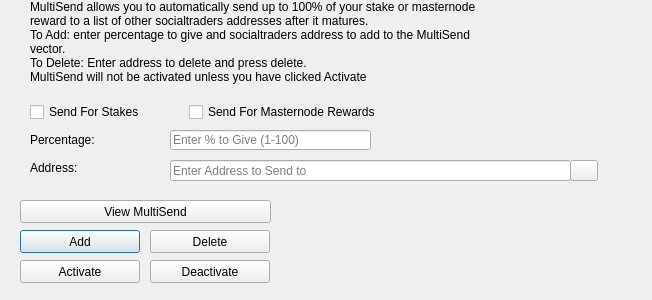
<?xml version="1.0" encoding="UTF-8"?>
<ui version="4.0">
 <class>MultiSendDialog</class>
 <widget class="QDialog" name="MultiSendDialog">
  <property name="windowModality">
   <enum>Qt::NonModal</enum>
  </property>
  <property name="geometry">
   <rect>
    <x>0</x>
    <y>0</y>
    <width>652</width>
    <height>300</height>
   </rect>
  </property>
  <property name="windowTitle">
   <string>MultiSend</string>
  </property>
  <widget class="QLineEdit" name="multiSendPercentEdit">
   <property name="geometry">
    <rect>
     <x>170</x>
     <y>130</y>
     <width>201</width>
     <height>20</height>
    </rect>
   </property>
   <property name="toolTip">
    <string>Enter whole numbers 1 - 100</string>
   </property>
   <property name="placeholderText">
    <string>Enter % to Give (1-100)</string>
   </property>
  </widget>
  <widget class="QLineEdit" name="multiSendAddressEdit">
   <property name="geometry">
    <rect>
     <x>170</x>
     <y>160</y>
     <width>401</width>
     <height>21</height>
    </rect>
   </property>
   <property name="toolTip">
    <string/>
   </property>
   <property name="placeholderText">
    <string>Enter Address to Send to</string>
   </property>
  </widget>
  <widget class="QLabel" name="label_2">
   <property name="geometry">
    <rect>
     <x>30</x>
     <y>0</y>
     <width>451</width>
     <height>121</height>
    </rect>
   </property>
   <property name="lineWidth">
    <number>1</number>
   </property>
   <property name="text">
    <string>MultiSend allows you to automatically send up to 100% of your stake or masternode reward to a list of other socialtraders addresses after it matures.
To Add: enter percentage to give and socialtraders address to add to the MultiSend vector.
To Delete: Enter address to delete and press delete.
MultiSend will not be activated unless you have clicked Activate</string>
   </property>
   <property name="alignment">
    <set>Qt::AlignLeading|Qt::AlignLeft|Qt::AlignTop</set>
   </property>
   <property name="wordWrap">
    <bool>true</bool>
   </property>
  </widget>
  <widget class="QLabel" name="message">
   <property name="geometry">
    <rect>
     <x>290</x>
     <y>200</y>
     <width>351</width>
     <height>91</height>
    </rect>
   </property>
   <property name="text">
    <string/>
   </property>
  </widget>
  <widget class="QPushButton" name="addButton">
   <property name="geometry">
    <rect>
     <x>20</x>
     <y>230</y>
     <width>120</width>
     <height>23</height>
    </rect>
   </property>
   <property name="toolTip">
    <string/>
   </property>
   <property name="statusTip">
    <string>Add to MultiSend Vector</string>
   </property>
   <property name="text">
    <string>Add</string>
   </property>
  </widget>
  <widget class="QPushButton" name="disableButton">
   <property name="geometry">
    <rect>
     <x>150</x>
     <y>260</y>
     <width>120</width>
     <height>23</height>
    </rect>
   </property>
   <property name="statusTip">
    <string>Deactivate MultiSend</string>
   </property>
   <property name="text">
    <string>Deactivate</string>
   </property>
  </widget>
  <widget class="QPushButton" name="addressBookButton">
   <property name="geometry">
    <rect>
     <x>570</x>
     <y>160</y>
     <width>28</width>
     <height>21</height>
    </rect>
   </property>
   <property name="toolTip">
    <string>Choose an address from the address book</string>
   </property>
   <property name="text">
    <string/>
   </property>
   <property name="icon">
    <iconset resource="../socialtraders.qrc">
     <normaloff>:/icons/address-book</normaloff>:/icons/address-book</iconset>
   </property>
   <property name="shortcut">
    <string>Alt+A</string>
   </property>
   <property name="autoDefault">
    <bool>false</bool>
   </property>
  </widget>
  <widget class="QLabel" name="label">
   <property name="geometry">
    <rect>
     <x>30</x>
     <y>130</y>
     <width>121</width>
     <height>20</height>
    </rect>
   </property>
   <property name="toolTip">
    <string>Percentage of stake to send</string>
   </property>
   <property name="text">
    <string>Percentage:</string>
   </property>
  </widget>
  <widget class="QLabel" name="label_5">
   <property name="geometry">
    <rect>
     <x>30</x>
     <y>160</y>
     <width>111</width>
     <height>16</height>
    </rect>
   </property>
   <property name="toolTip">
    <string>Address to send portion of stake to</string>
   </property>
   <property name="text">
    <string>Address:</string>
   </property>
  </widget>
  <widget class="QPushButton" name="deleteButton">
   <property name="geometry">
    <rect>
     <x>150</x>
     <y>230</y>
     <width>120</width>
     <height>23</height>
    </rect>
   </property>
   <property name="toolTip">
    <string/>
   </property>
   <property name="statusTip">
    <string>Delete Address From MultiSend Vector</string>
   </property>
   <property name="text">
    <string>Delete</string>
   </property>
  </widget>
  <widget class="QPushButton" name="activateButton">
   <property name="geometry">
    <rect>
     <x>20</x>
     <y>260</y>
     <width>120</width>
     <height>23</height>
    </rect>
   </property>
   <property name="statusTip">
    <string>Activate MultiSend</string>
   </property>
   <property name="text">
    <string>Activate</string>
   </property>
  </widget>
  <widget class="QPushButton" name="viewButton">
   <property name="geometry">
    <rect>
     <x>20</x>
     <y>200</y>
     <width>251</width>
     <height>23</height>
    </rect>
   </property>
   <property name="toolTip">
    <string/>
   </property>
   <property name="statusTip">
    <string>View MultiSend Vector</string>
   </property>
   <property name="text">
    <string>View MultiSend</string>
   </property>
  </widget>
  <widget class="QWidget" name="horizontalLayoutWidget">
   <property name="geometry">
    <rect>
     <x>30</x>
     <y>100</y>
     <width>351</width>
     <height>24</height>
    </rect>
   </property>
   <layout class="QHBoxLayout" name="horizontalLayout">
    <item>
     <widget class="QCheckBox" name="multiSendStakeCheckBox">
      <property name="text">
       <string>Send For Stakes</string>
      </property>
     </widget>
    </item>
    <item>
     <widget class="QCheckBox" name="multiSendMasternodeCheckBox">
      <property name="text">
       <string>Send For Masternode Rewards</string>
      </property>
     </widget>
    </item>
   </layout>
  </widget>
 </widget>
 <resources>
  <include location="../socialtraders.qrc"/>
 </resources>
 <connections/>
</ui>
